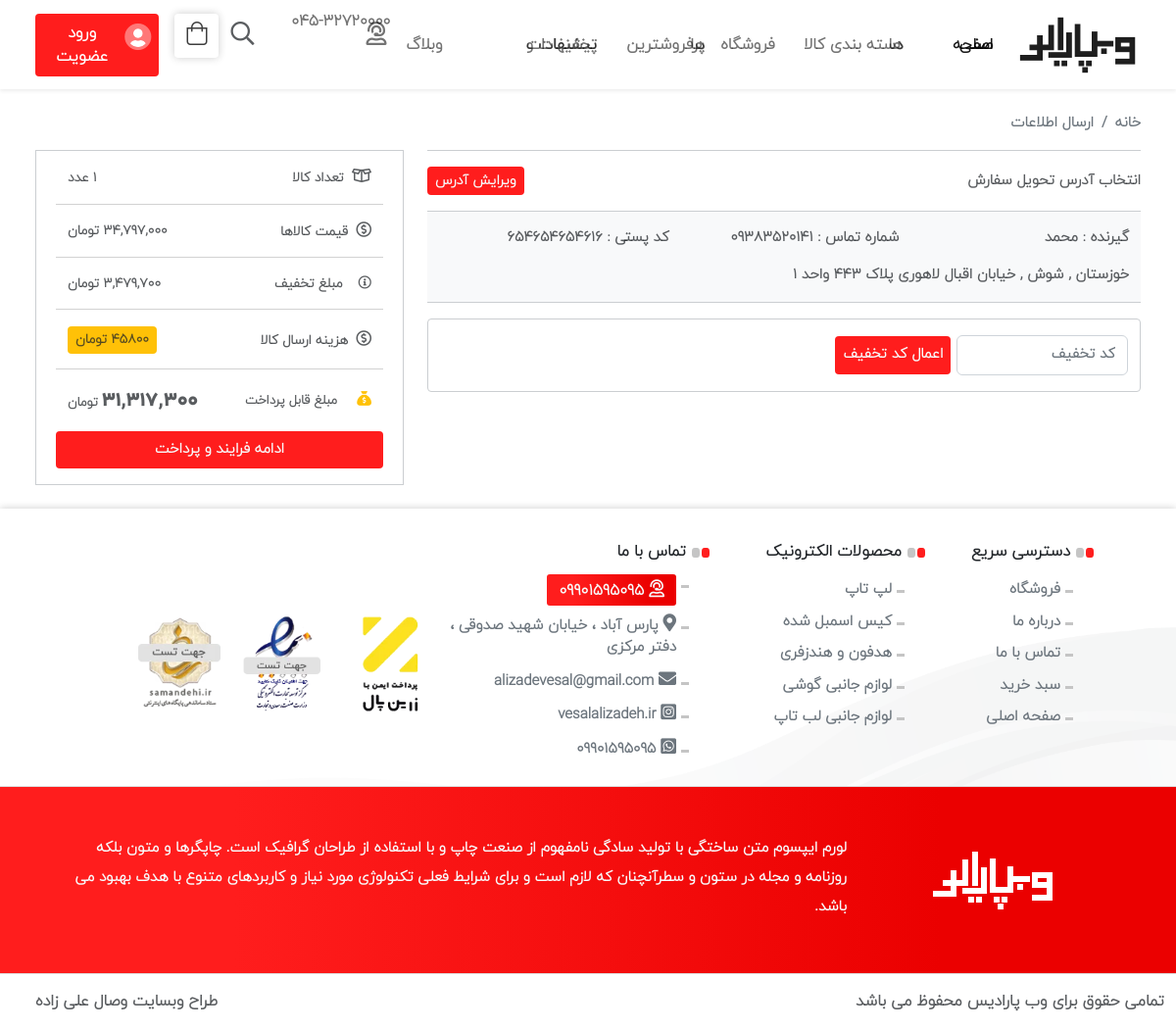
The page /order/3/ on the database its author committed.
### shop/models.py (models this page shows, shortened)
class Order(models.Model):
    STATUS_CHOICES = (
        ("paid", "پرداخت شده"),
        ("awaiting_payment", "در انتظار پرداخت"),
        ("canceled", "لغو شده")
    )
    user = models.ForeignKey(User, on_delete=models.CASCADE,null=True, related_name='orders', verbose_name='کاربر')
    created = models.DateTimeField(auto_now_add=True)
    updated = models.DateTimeField(auto_now=True)
    status = models.CharField(max_length = 20, choices = STATUS_CHOICES, default = "awaiting_payment" , verbose_name='وضعیت')
    delivery_address = models.ForeignKey(Address, on_delete=models.CASCADE, blank=True, null=True , verbose_name='آدرس تحویل')
    delivery_date = models.DateTimeField(blank=True, verbose_name='تاریخ تحویل')
    discount = models.IntegerField(blank=True, null=True, default=None, verbose_name='تخفیف')
    class Meta:
        verbose_name = "سفارش"
        verbose_name_plural = "شفارشات"
    def get_total_price(self):
        return sum(item.get_cost() for item in self.items.all())
    def get_total_discount(self):
        if self.discount:
            return int((self.discount / 100) * self.get_total_price())
        return 0
    def get_total_price_by_discount(self):
        if self.discount:
            return int(self.get_total_price() - self.get_total_discount())
        return self.get_total_price()

class OrderItem(models.Model):
    order = models.ForeignKey(Order, on_delete=models.CASCADE, related_name='items')
    product = models.ForeignKey(Product, on_delete=models.CASCADE, related_name='order_items')
    price = models.IntegerField()
    quantity = models.SmallIntegerField(default=1)
    class Meta:
        verbose_name = "دسته "
        verbose_name_plural = "دسته ها "
    def get_cost(self):
        return self.price * self.quantity

### account/models.py (models this page shows, shortened)
class Address(models.Model):
    PROVINCES_CHOICES = (
        ('البرز', 'البرز'),
        ('اردبیل', 'اردبیل'),
        ('اصفهان', 'اصفهان'),
        ('آذربایجان شرقی', 'آذربایجان شرقی'),
        ('آذربایجان غربی', 'آذربایجان غربی'),
        ('بوشهر', 'بوشهر'),
        ('تهران', 'تهران'),
        ('چهارمحال و بختیاری', 'چهارمحال و بختیاری'),
        ('خراسان جنوبی', 'خراسان جنوبی'),
        ('خراسان رضوی', 'خراسان رضوی'),
        ('خراسان شمالی', 'خراسان شمالی'),
        ('خوزستان', 'خوزستان'),
        ('زنجان', 'زنجان'),
        ('سمنان', 'سمنان'),
        ('سیستان و بلوچستان', 'سیستان و بلوچستان'),
        ('فارس', 'فارس'),
        ('قزوین', 'قزوین'),
        ('قم', 'قم'),
        ('کردستان', 'کردستان'),
        ('کرمان', 'کرمان'),
        ('کرمانشاه', 'کرمانشاه'),
        ('کهگیلویه و بویراحمد', 'کهگیلویه و بویراحمد'),
        ('گلستان', 'گلستان'),
        ('گیلان', 'گیلان'),
        ('لرستان', 'لرستان'),
        ('مازندران', 'مازندران'),
        ('مرکزی', 'مرکزی'),
        ('هرمزگان', 'هرمزگان'),
        ('همدان', 'همدان'),
        ('یزد', 'یزد')
    )
    user = models.OneToOneField(User, on_delete=models.CASCADE, verbose_name='کاربر', related_name='address')
    transferee_name = models.CharField(max_length=100, verbose_name='تحویل گیرنده')
    province = models.CharField(max_length=100, choices = PROVINCES_CHOICES, verbose_name='استان')
    city = models.CharField(max_length=100, verbose_name='شهر')
    postal_code = models.IntegerField( verbose_name='کد پستی')
    address = models.TextField(max_length=500, verbose_name='آدرس')
    class Meta:
        verbose_name = "آدرس"
        verbose_name_plural = "آدرس ها"
    def get_full_address(self):
        return f'{self.province} , {self.city} , {self.address}'

class User(AbstractUser):
    username = None
    bank_card = models.CharField(max_length=16, verbose_name='کارت بانکی', null=True)
    phone = models.CharField(_('phone'), max_length=11, unique=True,
    help_text =_('شماره موبال را با فرمت 09000000000 در 11 رقم وارد کنید .'),
    error_messages = {
        'unique': _("این شماره موبایل قبلا استفاده شده است ."),
        },
    )
    is_verified = models.BooleanField(
        _('verified'),
        default=False,
        help_text=_(
            'مشخص می کند که آیا این کاربر تلفن را تأیید کرده است یا خیر'
        ),
    )
    otp_secret = models.CharField(max_length=64, blank=True, null=True)
    otp_counter = models.SmallIntegerField(default=0)
    objects = CustomeUserManager()
    USERNAME_FIELD = 'phone'
    REQUIRED_FIELDS = []

### shop/views.py (the view)
# urls.py: path('order/<int:pk>/', OrderDetailView.as_view(), name='order_detail'),
class OrderDetailView(DetailView):
    def get_object(self):
        pk = self.kwargs.get('pk')
        product = get_object_or_404(Order, pk=pk)
        return product
    def get_context_data(self,**kwargs):
        context = super().get_context_data(**kwargs)
        context['form'] = CouponForm
        return context

### templates/shop/order_detail.html (shortened to what this page needs)
{% extends 'base.html' %}
{% load static %}
{% load humanize %}
{% load widget_tweaks %}
{% block main %}
<section>
    <div class="container-fluid checkout mb-4">
        <div class="row mx-lg-4 mx-0">
            <div class="shop-head px-0">
                <div class="row">
                    <nav aria-label="breadcrumb">
                        <ol class="breadcrumb pb-3 pt-4 mb-0 fs-small">
                            <li class="breadcrumb-item text-muted"><a href="#">خانه</a></li>
                            <li class="breadcrumb-item active" aria-current="page"> ارسال اطلاعات </li>
                        </ol>
                    </nav>
                </div>
            </div>
            <div class="cart-body px-0">
                <div class="row d-flex align-items-start justify-content-center flex-wrap mx-0">
                    <div class="col-lg-8">
                        <div class="row pe-0 pe-lg-4">
                            <div class="col-12 px-0 bg-light border-bottom bg-white border-top py-3 d-flex align-items-center justify-content-start">
                                <div class="col-6 d-flex justify-content-start">
                                    <span class="fs-small text-muted"> انتخاب آدرس تحویل سفارش</span>
                                </div>
                                <div class="col-6 d-flex justify-content-end">
                                    <a href="{% url 'dashboard:dashboard-address' %}" class="btn btn-sm bg-red text-light mb-0"> ویرایش آدرس </a>
                                </div>
                            </div>
                            <div class="col-12 bg-light border-bottom d-flex flex-wrap pb-2 pb-lg-0 align-items-center justify-content-start">
                                <div class="col-12 col-lg-4 d-flex justify-content-start py-3">
                                    <span class="fs-small text-muted">گیرنده : {{ object.delivery_address.transferee_name }} </span>
                                </div>
                                <div class="col-12 col-lg-4 d-flex justify-content-start py-3">
                                    <span class="fs-small text-muted">شماره تماس : {{ object.delivery_address.user.phone }}</span>
                                </div>
                                <div class="col-12 col-lg-4 d-flex justify-content-start py-3">
                                    <span class="fs-small text-muted">کد پستی : {{ object.delivery_address.postal_code }}</span>
                                </div>
                                <div class="col-12 col-lg-12 d-flex justify-content-start py-3 pt-0">
                                    <span class="fs-small text-muted">{{ object.delivery_address.get_full_address }}</span>
                                </div>
                            </div>
                            <div class="border col-12 py-3 rounded mt-3 d-flex-c-c">
                                <div class="row col-12 d-flex-c-c px-0 btn-up-code">
                                    <div class="col-lg-6 col-12 px-0">
                                        <form action="{% url 'shop:coupon_apply' order.id %}" method="post">{% csrf_token %}
                                            <div class="form-group buc-inp">
                                                {% render_field form.code class="form-control fw-bold fs-small py-2" placeholder="کد تخفیف" %}
                                            </div>
                                            <button type="submit" class="btn fw-bold fs-small rounded px-2 bg-red text-light py-2 buc-right"> اعمال کد تخفیف </button>
                                        </form>
                                    </div>
                                </div>
                            </div>
                        </div>
                    </div>
                    <div class="col-lg-4 border px-4 mt-3 mt-lg-0 py-0">
                        <div class="row d-flex-c-c px-2 flex-column">
                            <div class="box-cart col-12">
                                <span class="text-muted fs-small">  <i class="far fs-6 pe-1 fa-box-open"></i> تعداد کالا </span>
                                <span class="text-muted fs-small"> {{ object.items.all.count }} عدد</span>
                            </div>
                            <div class="box-cart col-12">
                                <span class="text-muted fs-small"><i class="far fs-6 pe-1 fa-usd-circle"></i> قیمت کالاها </span>
                                <span class="text-muted fs-small"> {{ object.get_total_price|intcomma }} تومان </span>
                            </div>
                            <div class="box-cart text-muted">
                                <span class="text-muted fs-small"><i class="far fa-info-circle pe-3"></i>مبلغ تخفیف</span>
                                {% if object.get_total_discount == 0 %}
                                    <span class="text-muted fs-small">این سفارش شامل تخفیف نیست</span>
                                {% else %}
                                    <span class="text-muted fs-small"> {{ object.get_total_discount|intcomma }} تومان </span>
                                {% endif %}
                            </div>
                            <div class="box-cart col-12">
                                <span class="text-muted fs-small"><i class="far fs-6 pe-1 fa-usd-circle"></i> هزینه ارسال کالا </span>
                                <span class="text-muted bg-warning px-2 rounded py-1 fs-small"> 45800 تومان </span>
                            </div>
                            <div class="box-price justify-content-betwwen text-muted w-100">
                                <div>
                                    <i class="fas fa-sack-dollar text-warning pe-3 fs-small"></i> <span> مبلغ قابل پرداخت </span>
                                </div>
                                <div class="d-flex align-items-center justify-content-end flex-column">
                                    <div class="text-muted w-100 py-0"> <span class="fs-5 yekanB">{{ object.get_total_price_by_discount|intcomma }}</span> <span>تومان</span></div>
                                </div>
                            </div>
                            <button class="w-100 btn bg-red rounded py-2 text-light fs-small fw-bold mt-3 mb-3"> ادامه فرایند و پرداخت  </button>
                        </div>
                    </div>
                </div>
            </div>
        </div>
    </div>
</section>
{% endblock %}

### static/css/min.css (style rules this page uses)
.nav-call-box,a { color:#6c757d }
.btn-red,.form-select option,body { font-weight:900!important }
.link,.link:hover,.submenu a,a,a:hover,ul li { text-decoration:none }
.menu a,a { line-height:0 }
:root { --Red:#FF1D1D;--bg-red:#FF1D1D;--bg-red-hover:#f10707;--Red-20:#ff1d1d42;--green:#6bb927;--Purple:#1d1a75;--pane-padding:5px 42px;--bs-btn-border-width:0px!important;--bg-green:#9de000!important;--bg-down:#13a300!important;--bg-red-disabled:#cf0000!important }
* { border:0;padding:0 }
body { font-size:16px!important;font-family:yekan!important }
.container-fluid { max-width:1380px!important }
.yekanB { font-family:yekanB!important }
.rounded { border-radius:.25rem!important }
.col-form-label,.form-control,.form-select,.modal-title { font-weight:900!important;font-size:14px }
.fs-small { font-size:.92rem!important }
.bg-red { background-color:var(--bg-red) }
.d-flex-c-c { display:flex!important;align-items:center!important;justify-content:center!important;flex:wrap!important }
.box-buy,.box-cart,.box-price { display:flex;padding-top:17px }
.box-buy,.box-cart { padding-bottom:15px;border-bottom:1px solid rgba(0,0,0,.175) }
.box-buy span,.box-price { font-size:13px }
.box-cart,.box-price { align-items:center;width:100%;justify-content:space-between }
.box-cart span { font-size:13.5px!important }
.buc-inp { width:50%!important;display:inline-block }

### rows shown on the page
Order: delivery_address.transferee_name "محمد", delivery_address.user.phone "09383520141", delivery_address.postal_code "654654654616", delivery_address.get_full_address "خوزستان , شوش , خیابان اقبال لاهوری پلاک 443 واحد 1", get_total_price_by_discount "31,317,300"
